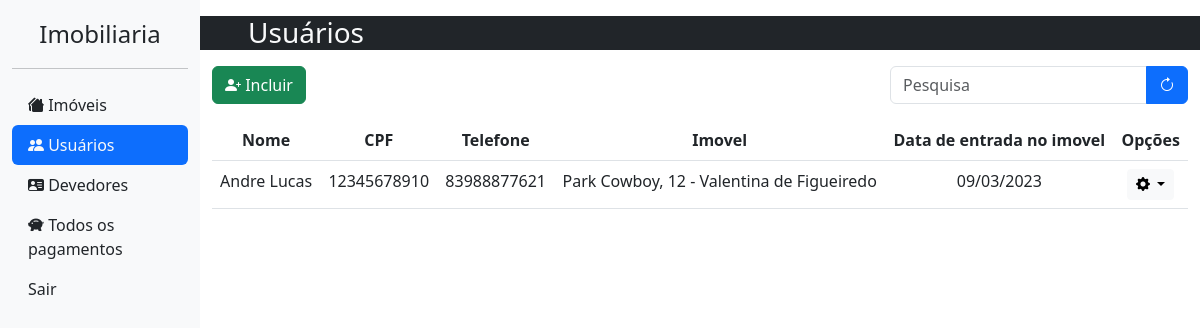
Before: /usuario/listar/ (signed in) with the older database file.
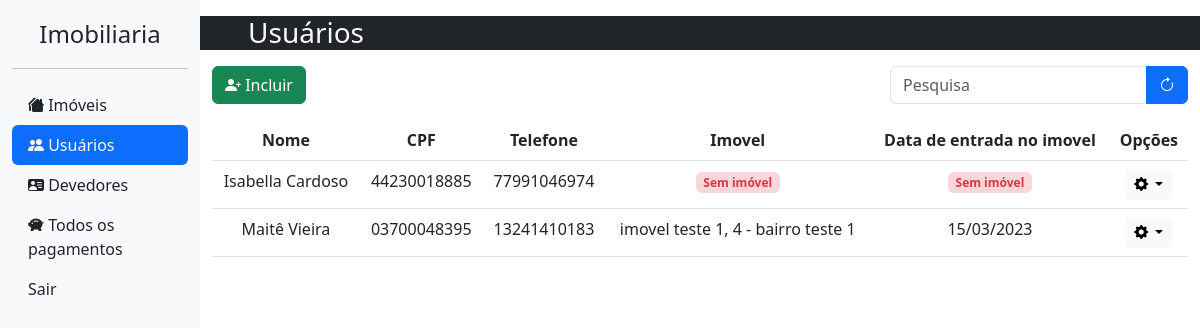
After: the same page with the newer database file.
### usuario/models.py (models this page shows, shortened)
class Perfil(models.Model):
    cpf = models.CharField(max_length=14, null=True)
    nome_completo = models.CharField(max_length=50, null=True, verbose_name="Nome completo")
    data_nascimento = models.DateField(max_length=10, null=True, blank=True, verbose_name="Data de nascimento")
    telefone = models.CharField(max_length=16, null=True, verbose_name="Telefone para contato")
    data_entrada_imovel = models.DateField(auto_now_add=True, editable=True, verbose_name="Data de entrada no imovel")
    usuario = models.OneToOneField(User, blank=True, on_delete=models.CASCADE)
    imovel = models.OneToOneField(Imovel, null=True, blank=True, on_delete=models.SET_NULL)
    def __str__(self) -> str:
        return self.nome_completo

### imobiliaria/models.py (models this page shows, shortened)
class Imovel(models.Model):
    nome = models.CharField(max_length=50, blank=True, verbose_name='Nome do imóvel / vila / condominio')
    cep = models.CharField(max_length=9, blank=True, verbose_name= 'CEP')
    endereco = models.CharField(max_length=100, blank=True, verbose_name= 'Endereço')
    numero = models.CharField(max_length=100, blank=True, verbose_name= 'Numero')
    bairro = models.CharField(max_length=100, blank=True, verbose_name= 'Bairro')
    cidade = models.CharField(max_length=100, blank=True, verbose_name= 'Cidade')
    uf = models.CharField(max_length=2, blank=True, verbose_name= 'UF')
    mensalidade = models.IntegerField(blank=True, verbose_name='Mensalidade R$', validators=[MaxValueValidator(999999), MinValueValidator(0)])
    vencimento = models.IntegerField(default=5, verbose_name="Dia do vencimento da mensalidade", validators=[MaxValueValidator(29), MinValueValidator(1)])
    disponibilidade = models.BooleanField(default=True, verbose_name="Disponibilidade")
    def __str__(self) -> str:
        nome = ''
        if self.nome:
            nome = self.nome
        else:
            nome = self.endereco
        return f'{nome}, {self.numero} - {self.bairro}'

### usuario/views.py (the view)
# urls.py: path('listar/', listar_usuarios, name="listarusuarios"),
@login_required
@staff_member_required
def listar_usuarios(request):
    context = {}
    perfis = Perfil.objects.all().order_by('imovel','-data_entrada_imovel','nome_completo')
    context['perfis'] = perfis
    if request.method == "GET":
        busca = request.GET.get('busca')
        if busca != None:
            perfis = Perfil.objects.all().filter(nome_completo__contains = busca)
            context['perfis'] = perfis
            return render(request, 'views/listar-usuarios.html', context)
    try:
        Imovel.objects.get()
        tem_imoveis = True
    except:
        tem_imoveis = False
    context['tem_imoveis'] = tem_imoveis
    return render(request, 'views/listar-usuarios.html', context)

### core/templates/views/listar-usuarios.html (shortened to what this page needs)
{% extends 'base.html' %}
{% block content %}
<div class="row d-lg-block d-sm-none bg-dark text-light mb-3">
    <h3 class="ps-5">Usuários</h3>
</div>
<div class="row">
    <div class="col-12 d-flex justify-content-between mb-3">
        <a href="{% url 'cadastrarusuario' %}" class="btn btn-success"><i class="bi bi-person-plus-fill"></i> Incluir</a>
        <form method="GET" autocomplete="off">
            <div class="input-group">
                <input type="text" class="form-control" placeholder="Pesquisa" name="busca">
                <button class="btn btn-primary"><i class="bi bi-arrow-clockwise"></i></button>
            </div>
        </form>
    </div>
</div>
<div class="table-responsive-xxl">
    <table class="table table-hover text-center">
        <thead>
            <tr>
                <th scope="col">Nome</th>
                <th scope="col">CPF</th>
                <th scope="col">Telefone</th>
                <th scope="col">Imovel</th>
                <th scope="col">Data de entrada no imovel</th>
                <th scope="col">Opções</th>
            </tr>
        </thead>
        <tbody>
            {% for perfil in perfis %}
            <tr>
                <td>{{perfil.nome_completo}}</td>
                <td>{{perfil.cpf}}</td>
                <td>{{perfil.telefone}}</td>
                {% if perfil.imovel %}
                    <td>{{perfil.imovel}}</td>
                    <td>{{perfil.data_entrada_imovel|date:"d/m/Y"}}</td>
                {% else %}
                    <td><span class="badge bg-danger-subtle text-danger">Sem imóvel</span></td>
                    <td><span class="badge bg-danger-subtle text-danger">Sem imóvel</span></td>
                {% endif %}
                <td>
                    <div class="dropdown">
                        <button type="button" class="btn btn-sm btn-light dropdown-toggle" data-bs-toggle="dropdown">
                            <i class="bi bi-gear-fill"></i>
                        </button>
                    </div>
                </td>
            </tr>
            {% endfor %}
        </tbody>
    </table>
</div>
{% endblock %}

### core/templates/base.html (shortened to what this page needs)
{% load static %}
<!DOCTYPE html>
<html lang="pt-br">
<head>
    <link rel="stylesheet" href="{% static 'css/bootstrap.min.css' %}">
    <link rel="stylesheet" href="{% static 'fa/css/all.min.css' %}">
    <link rel="stylesheet" href="{% static 'css/login.css' %}">
    <link rel="stylesheet" href="{% static 'css/mobile.css' %}">
    <link rel="stylesheet" href="https://cdn.jsdelivr.net/npm/bootstrap-icons@1.10.3/font/bootstrap-icons.css">
</head>
<body>
    <div class="container-fluid h-100">
        <div class="row" id="row-conteudo-principal">
            <div class="col-2 d-sm-none d-lg-block bg-light pt-3">
                <div class="row text-center">
                    <a href="{% url 'indeximobiliaria' %}" class="link-dark text-decoration-none">
                        <span class="fs-4">Imobiliaria</span>
                    </a>
                </div>
                <hr>
                <ul class="nav nav-pills flex-column mb-auto">
                    {% if user.is_staff %}
                    <li>
                        <a href="{% url 'listarimoveis' %}" class="nav-link {% if 'imobiliaria' in request.path %}active link-light{% else %}link-dark{% endif %}">
                            <i class="bi bi-houses-fill"></i>
                            Imóveis
                        </a>
                    </li>
                    <li>
                        <a href="{% url 'listarusuarios' %}" class="nav-link {% if '/usuario/' in request.path %}active link-light{% else %}link-dark{% endif %}">
                            <i class="bi bi-people-fill"></i>
                            Usuários
                        </a>
                    </li>
                    <li>
                        <a href="{% url 'listar-pagamentos-por-usuarios' %}" class="nav-link {% if 'listar-pagamentos-por-usuarios' in request.path %}active link-light{% else %}link-dark{% endif %}">
                            <i class="bi bi-person-vcard-fill"></i>
                            Devedores
                        </a>
                    </li>
                    <li>
                        <a href="{% url 'listar-todos-os-pagamentos' %}" class="nav-link {% if 'o/listar-todos-os-pagamentos/' in request.path %}active link-light{% else %}link-dark{% endif %}">
                            <i class="bi bi-piggy-bank-fill"></i>
                            Todos os pagamentos
                        </a>
                    </li>
                    <li>
                        <a href="{% url 'logout' %}" class="nav-link link-dark">Sair</a>
                    </li>
                    {% endif %}
                </ul>
            </div>
            <div class="col-sm-12 col-lg-10 pt-3">
                {% block content %}
                {% endblock %}
            </div>
        </div>
    </div>
</body>
</html>

### core/static/css/login.css (style rules this page uses)
html, body { height: 100%; margin: 0; }

### core/static/css/mobile.css (style rules this page uses)
#row-conteudo-principal { height: 100%; }
.table-responsive-xxl { min-height: 20em; }

Changed rows visible on the page:
removed Perfil: nome_completo "Andre Lucas", cpf "12345678910", telefone "83988877621", imovel "Park Cowboy, 12 - Valentina de Figueiredo", data_entrada_imovel "09/03/2023"
added Perfil: nome_completo "Isabella Cardoso", cpf "44230018885", telefone "77991046974", shows "Sem imóvel"
added Perfil: nome_completo "Maitê Vieira", cpf "03700048395", telefone "13241410183", imovel "imovel teste 1, 4 - bairro teste 1", data_entrada_imovel "15/03/2023"
